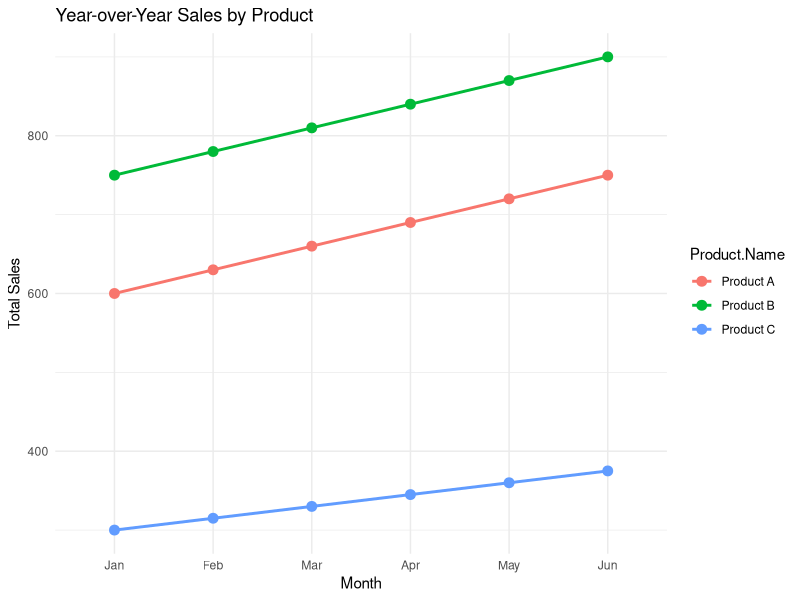
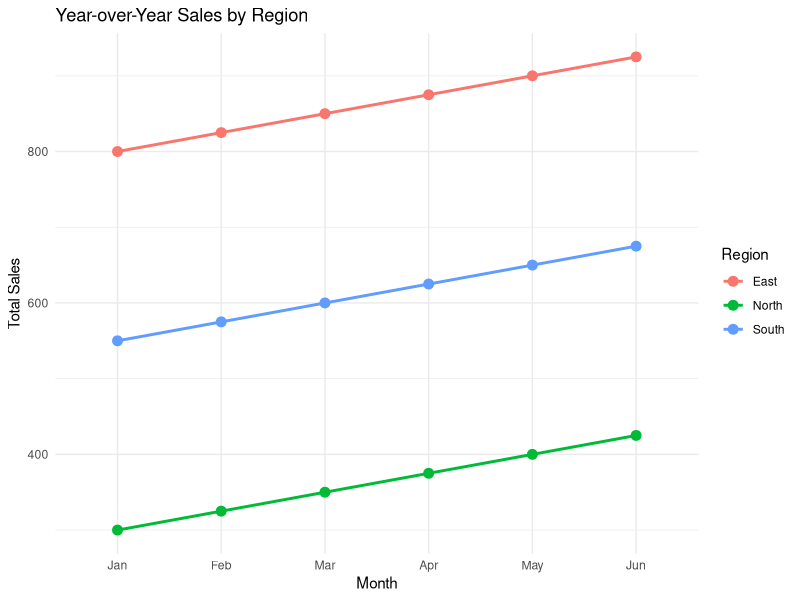
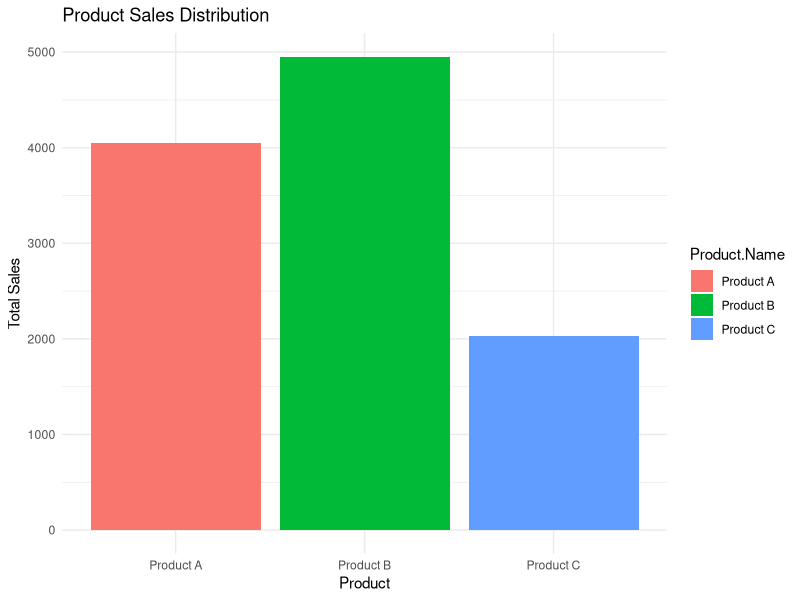
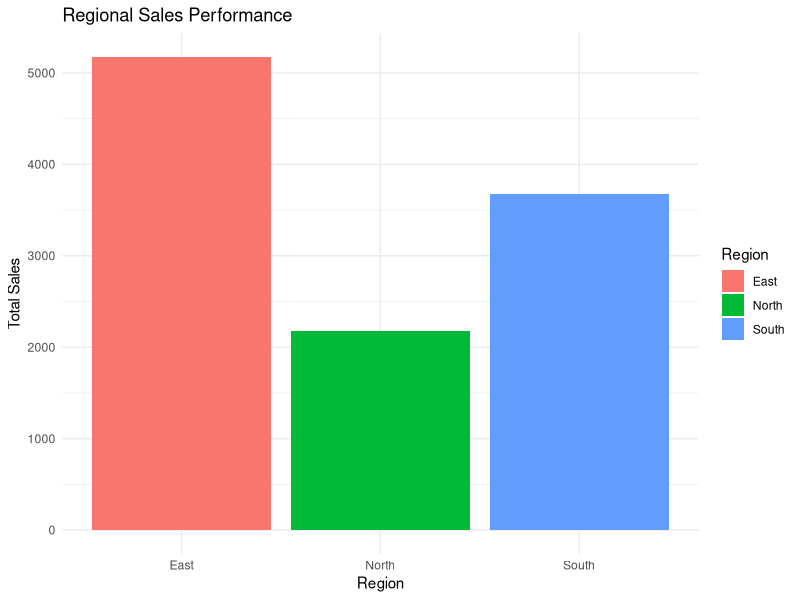
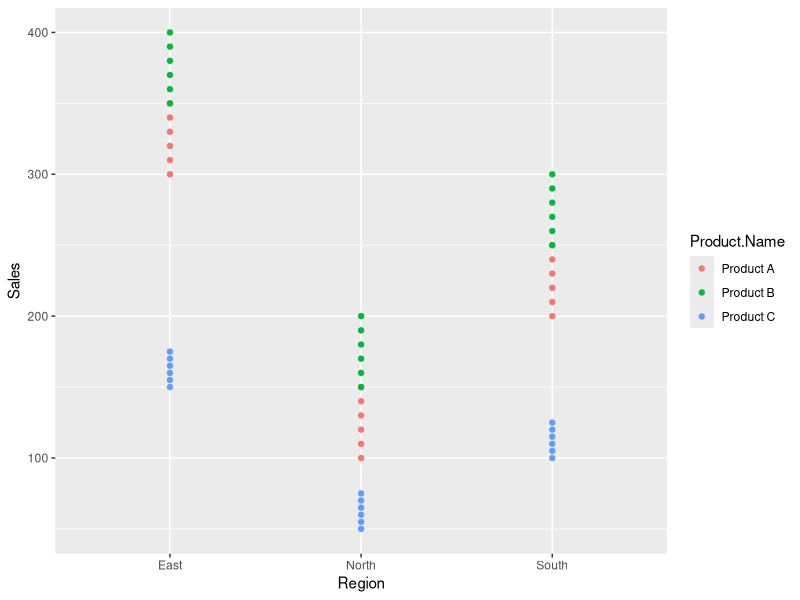

The R script that drew these images, in order:
## ---- chunk 1

library (tidyverse)

## ---- chunk 2

get_data <- read.csv("Sales.csv")
# Skip the first row to get the header

glimpse(get_data)
## ---- chunk 3

df_long <- get_data %>%
  pivot_longer(
    cols = starts_with("Jan") | starts_with("Feb") | starts_with("Mar") | 
           starts_with("Apr") | starts_with("May") | starts_with("Jun"),
    names_to = "Month",
    values_to = "Sales"
  ) %>%
  mutate(Month = gsub(".Sales", "", Month))  #

df_long
## ---- chunk 4

df_long$Month <- factor(df_long$Month, levels = 
                        c("Jan", "Feb", "Mar", "Apr", "May", "Jun"))

sales_trends <- df_long %>%
  group_by(Product.Name, Month) %>%
  summarise(Total_Sales = sum(Sales))
#sum of sales by product

sales_trends_region <- df_long %>%
  group_by(Region, Month) %>%
  summarise(Total_Sales = sum(Sales))
#sum of sales by product

ggplot(sales_trends, aes(x = Month, 
                         y = Total_Sales, 
                         group = Product.Name , 
                         color = Product.Name)) +
  geom_line(size = 1) +
  geom_point(size = 3) +
  labs(title = "Year-over-Year Sales by Product", x = "Month", y = "Total Sales") +
  theme_minimal()
# plot trends

ggplot(sales_trends_region, aes(x = Month, y = Total_Sales, group = Region , color = Region)) +
  geom_line(size = 1) +
  geom_point(size = 3) +
  labs(title = "Year-over-Year Sales by Region", x = "Month", y = "Total Sales") +
  theme_minimal()
# plot trends
## ---- chunk 5
sales_trends2 <- df_long %>%
  group_by(Product.Name) %>%
  summarise(Total_Sales = sum(Sales))

df_long |>
  group_by(Product.Name) |>
  summarise(Total_Sales = sum(Sales, na.rm = TRUE),
            Average_Sales = mean(Sales),
            Max_Sales = max(Sales),
            Min_Sales = min(Sales),
            .groups = "drop") 

ggplot(sales_trends2, aes(x = Product.Name, 
                          y = Total_Sales, 
                          fill = Product.Name)) +
  geom_bar(stat = "identity") +
  labs(title = "Product Sales Distribution", x = "Product", y = "Total Sales") +
  theme_minimal()

## ---- chunk 6

sales_trends_region2 <- df_long %>%
  group_by(Region) %>%
  summarise(Total_Sales = sum(Sales))
#sum of sales by product

df_long |>
  group_by(Region) |>
  summarise(Total_Sales = sum(Sales, na.rm = TRUE),
            Average_Sales = mean(Sales),
            Max_Sales = max(Sales),
            Min_Sales = min(Sales),
            .groups = "drop")

ggplot(sales_trends_region2, aes(x = Region, 
                                 y = Total_Sales, 
                                 fill = Region)) +
  geom_bar(stat = "identity", position = "dodge") +
  labs(title = "Regional Sales Performance", x = "Region", y = "Total Sales") +
  theme_minimal()

## ---- chunk 7

df_long |>
  group_by(Region, Product.Name) |>
  summarise(Total_Sales = sum(Sales, na.rm = TRUE),
            Average_Sales = mean(Sales),
            Max_Sales = max(Sales),
            Min_Sales = min(Sales),
            .groups = "drop") 

ggplot(df_long, aes(x=Region, y= Sales, color = Product.Name)) + geom_point(postion = "jitter")
